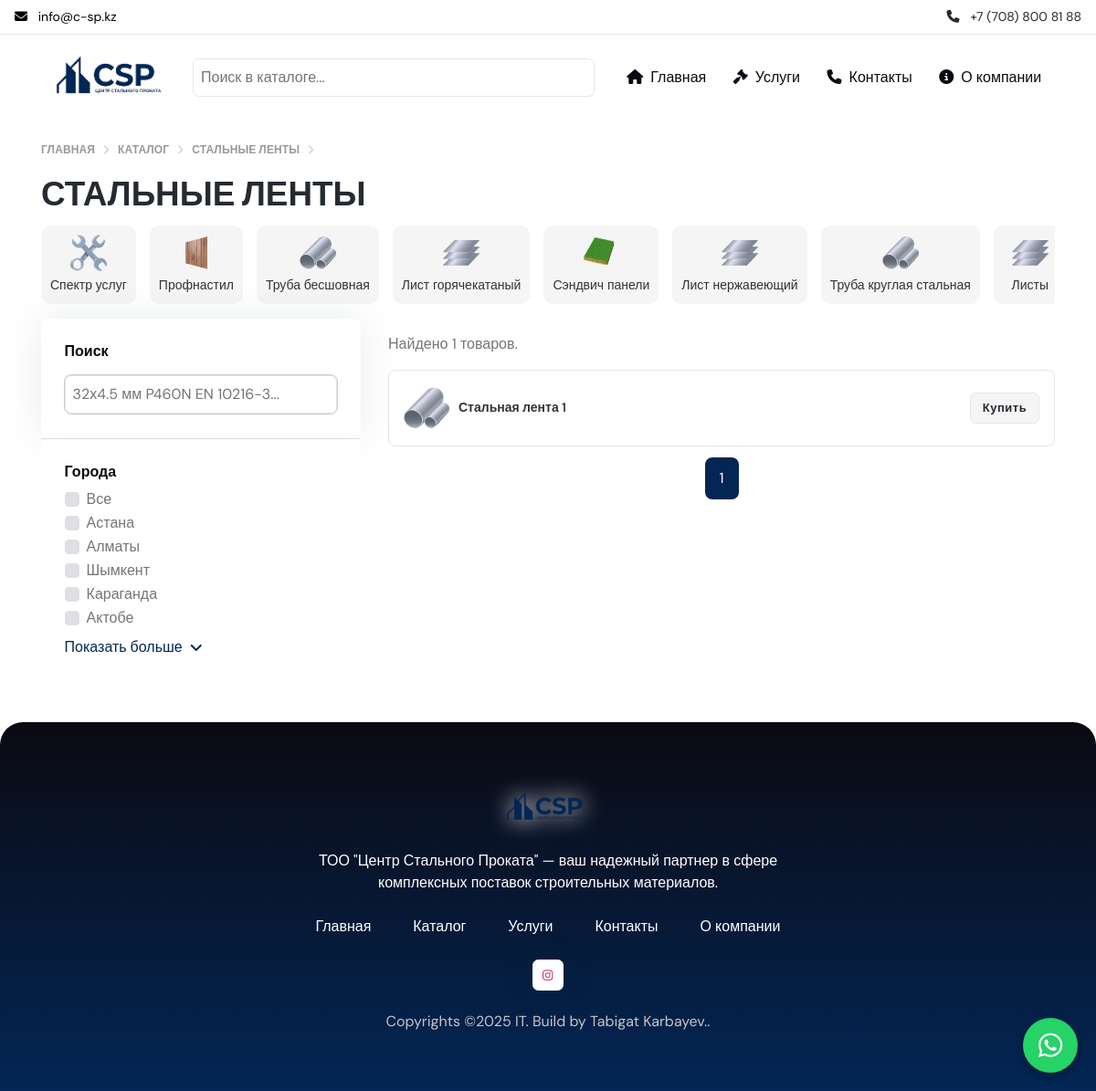
/stalnye-lenty/products/, run on an earlier commit of the app's database.
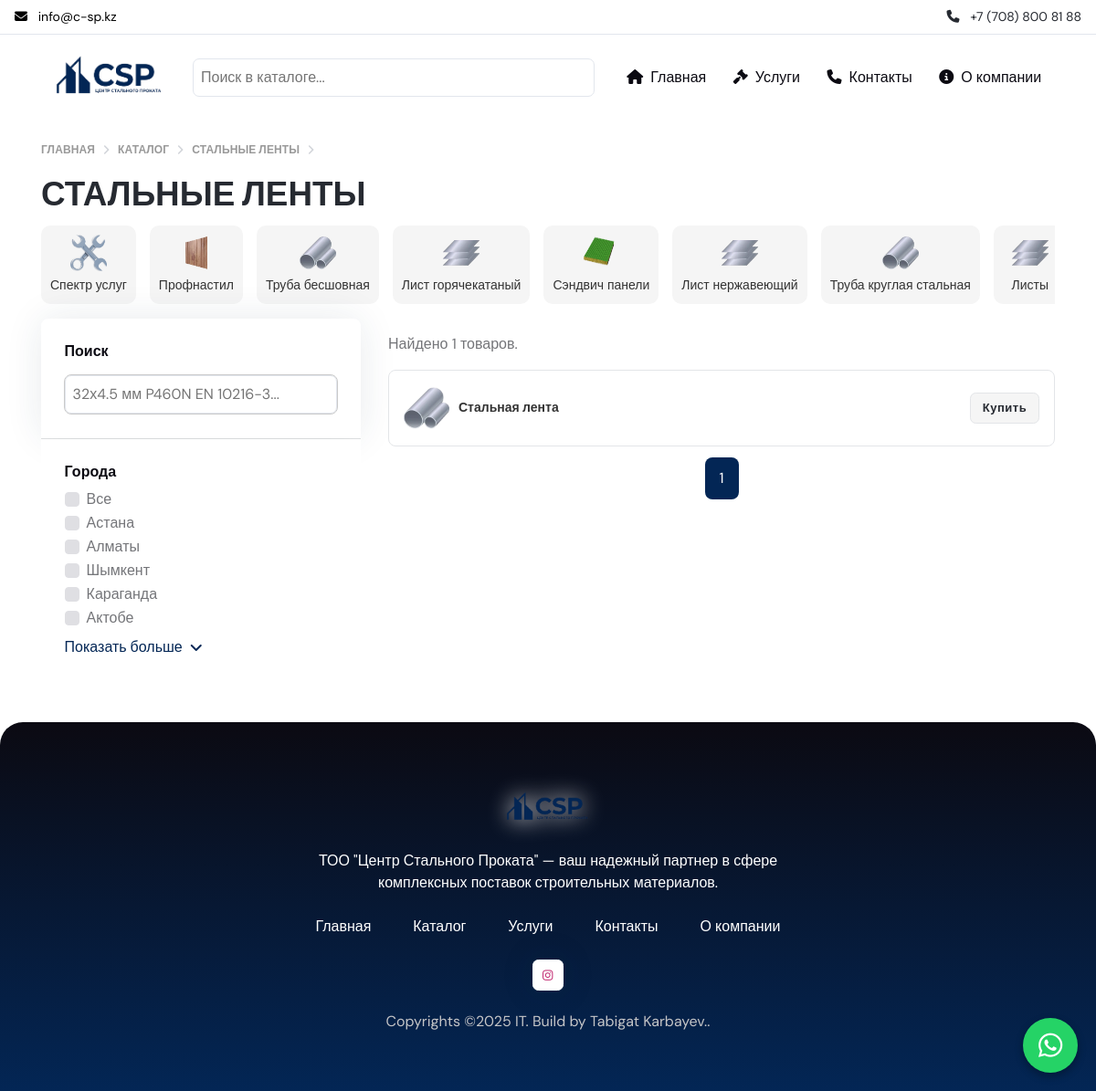
And on a later commit of the database.
### main/models.py (models this page shows, shortened)
class Product(models.Model):
    name = models.CharField(max_length=255, verbose_name="Название продукта", db_index=True)
    image = models.ImageField(upload_to='products/', verbose_name="Фото продукта")
    external_url = models.URLField(max_length=500, null=True, blank=True)
    category = models.ForeignKey(
        Category,
        on_delete=models.CASCADE,
        related_name='products',
        verbose_name="Категория"
    )
    slug = models.SlugField(unique=True, verbose_name="Слаг", blank=True, null=True, max_length=255)
    description = models.TextField(blank=True, verbose_name="Описание")
    class Meta:
        verbose_name = "Продукт"
        verbose_name_plural = "Продукты"
    def get_absolute_url(self):
        return reverse('website:product_detail', kwargs={'slug': self.slug})

### main/views.py (the view, shortened to what this page needs)
# urls.py: path('<slug:slug>/products/', ProductListView.as_view(), name='product_list'),
class ProductListView(FilterView, ListView):
    model = Product
    template_name = 'product/product_list.html'
    context_object_name = 'products'
    paginate_by = 10  # Показываем по 10 товаров на странице
    filterset_class = ProductFilter  # Подключаем фильтры
    def get_queryset(self):
        slug = self.kwargs.get('slug')
        category = get_object_or_404(Category, slug=slug)
        queryset = category.products.all().order_by('id')  # Добавляем сортировку
        return ProductFilter(self.request.GET, queryset=queryset).qs
    def get_context_data(self, **kwargs):
        context = super().get_context_data(**kwargs)
        slug = self.kwargs.get('slug')
        category = get_object_or_404(Category, slug=slug)
        context['category'] = category
        context['filter'] = ProductFilter(self.request.GET, queryset=self.get_queryset())
        paginator = context['paginator']
        page_obj = context['page_obj']
        current_page = page_obj.number
        total_pages = paginator.num_pages
        if total_pages <= 5:
            page_range = range(1, total_pages + 1)
        context['page_range'] = page_range
        context['current_page'] = current_page
        return context

### main/models.py (called while the page is built)
    def get_absolute_url(self):
        return reverse('website:category_detail', kwargs={'slug': self.slug})

### templates/product/product_list.html (shortened to what the changed rows need)
{% extends 'base.html' %}
{% load static %}
{% block content %}
<section class="pt-0">
	<div class="container">
		<div class="row">
			<div class="col-xl-8 col-xxl-9">
				<div class="vstack " id="listing-table-target">
                    {% for product in products %}
					<div class="alert" style="border: 1px solid #e3e5e8; background-color: white; margin-bottom: 5px;">
                        <a href="{{ product.get_absolute_url }}">
                            <div class="product-info" style="justify-content: space-between;">
                                <div class="d-flex" style="align-items: center;">
									<img class="product-logo" src="{% if product.category.image %}{{ product.category.image.url }}{% else %}{% static 'images/tech/truba.webp' %}{% endif %}">
                                	<div class="product-name" style="margin-left: 10px;"><p style="margin: 0;">{{ product.name }}</p></div>
								</div>
                                <button class="btn btn-sm btn-primary mb-0" style="background-color: #f5f5f5; border: 1px solid #e3e5e8; color: #262a31;">Купить</button>
                            </div>
                        </a>
                    </div>
                    {% empty %}
                        <p>Ничего не нашлось</p>
                    {% endfor %}
				</div>
			</div>
		</div>
	</div>
</section>
{% endblock %}

What changed in the data, as far as the page shows it:
changed Product: name "Стальная лента 1" → "Стальная лента"
